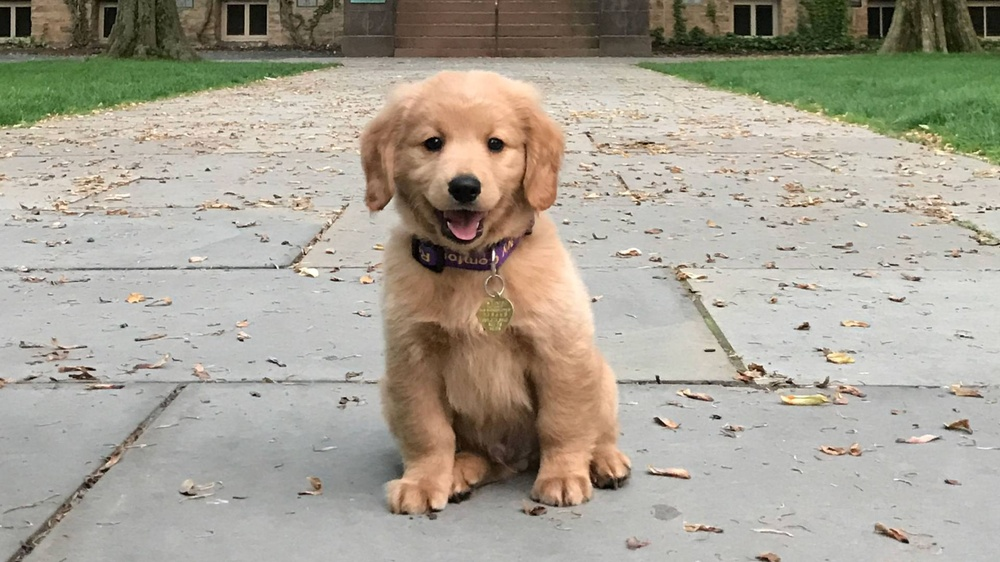
#> input picture Ex1/testImg1.jpg, 1000 x 562 px, shrunk from 1920 x 1080 before the run
$ python -i ex1_utils.py   (imports and definitions only)   (older library calls are emulated)
#> lines starting #> are read from the running program, lines starting #| are printed output that depends on the picture
#> further down, picture is the input picture: shape (562, 1000, 3); mean B, G, R 148.8, 162.3, 168.1
"""
        '########:'##::::'##::::'##:::
         ##.....::. ##::'##:::'####:::
         ##::::::::. ##'##::::.. ##:::
         ######:::::. ###::::::: ##:::
         ##...:::::: ## ##:::::: ##:::
         ##:::::::: ##:. ##::::: ##:::
         ########: ##:::. ##::'######:
        ........::..:::::..:::......::
"""
from typing import List
import matplotlib.pyplot as plt
import cv2
import numpy as np

LOAD_GRAY_SCALE = 1
LOAD_RGB = 2


# def myID() -> np.int:
#     """
#     Return my ID (not the friend's ID I copied from)
#     :return: int
#     """
#     return


# [32 lines left out: functions imReadAndConvert, imDisplay, not called in this run]


def transformRGB2YIQ(imgRGB: np.ndarray) -> np.ndarray:
    """
    Converts an RGB image to YIQ color space
    :param imgRGB: An Image in RGB
    :return: A YIQ in image color space
    """
    matrix_rgb = matrix()  # get matrix

    yiq = np.dot(imgRGB, matrix_rgb.T.copy())  # multiplication
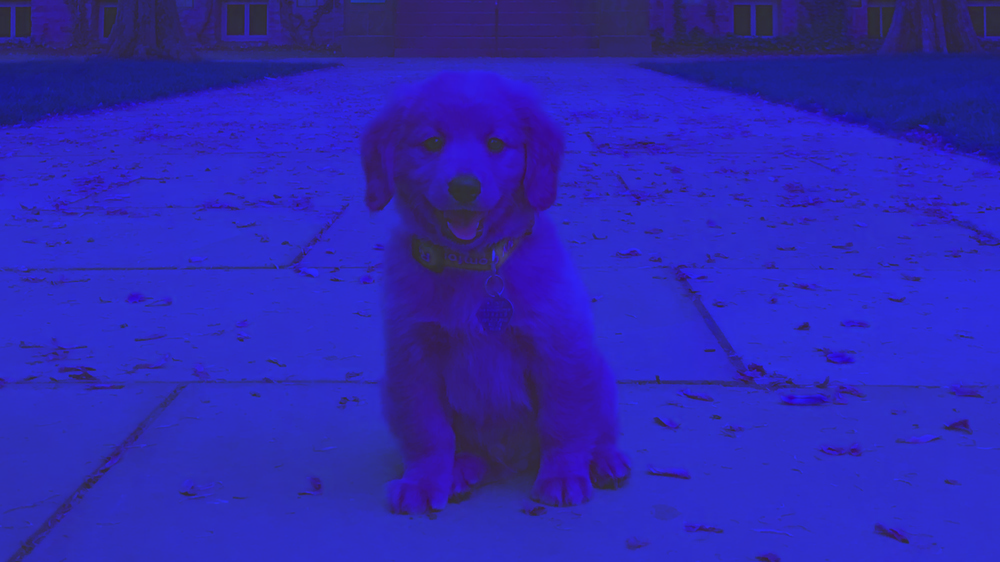
#> yiq: shape (562, 1000, 3) float64; mean B, G, R 158.9, -9.9, -1; drawn with min black and max white
    return yiq


def transformYIQ2RGB(imgYIQ: np.ndarray) -> np.ndarray:
    matrix_rgb = matrix()  # get matrix
    matrix_yiq = np.linalg.inv(matrix_rgb)  # reverse matrix
    rgb = np.dot(imgYIQ, matrix_yiq.T.copy())  # multiplication
    return rgb


def hsitogramEqualize(imgOrig: np.ndarray) -> (np.ndarray, np.ndarray, np.ndarray):
    """
        Equalizes the histogram of an image
        :param imgOrig: Original Histogram
        :ret
    """
    flagRGB = False

    if len(imgOrig.shape) == 3:  # if RGB image
        flagRGB = True
        yiqIm = transformRGB2YIQ(imgOrig)  # Convert from RGB to YIQ
        imgOrig = yiqIm[:, :, 0]  # take the Y channel
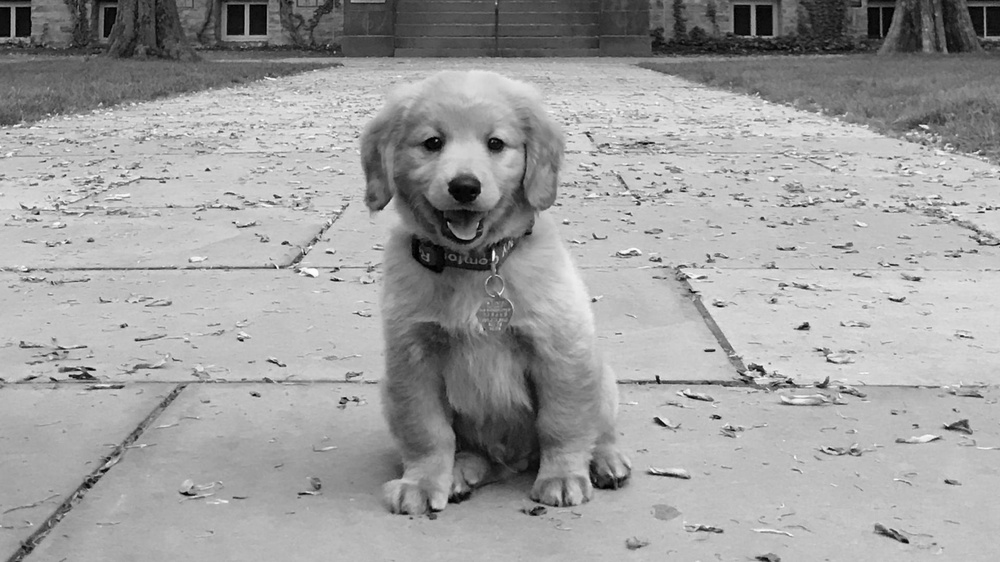
#> imgOrig: shape (562, 1000) float64; min 0, max 254, mean 158.9

    imgOrig = cv2.normalize(imgOrig, None, 0, 255, cv2.NORM_MINMAX)  # normalize
    imgOrig = imgOrig.astype('uint8')  # make sure all pixels are integers

    histOrg = np.histogram(imgOrig.flatten(), bins=256)[0]  # take the hist from the histogram function
#> histOrg = 256 values, max 13873 at index 194, min 1 at index 255, mean 2195.3
    cs = np.cumsum(histOrg)  # calculate cumsum on the hist
#> cs = 256 values from 53 to 562000

    imgEQ = cs[imgOrig]  # the new img
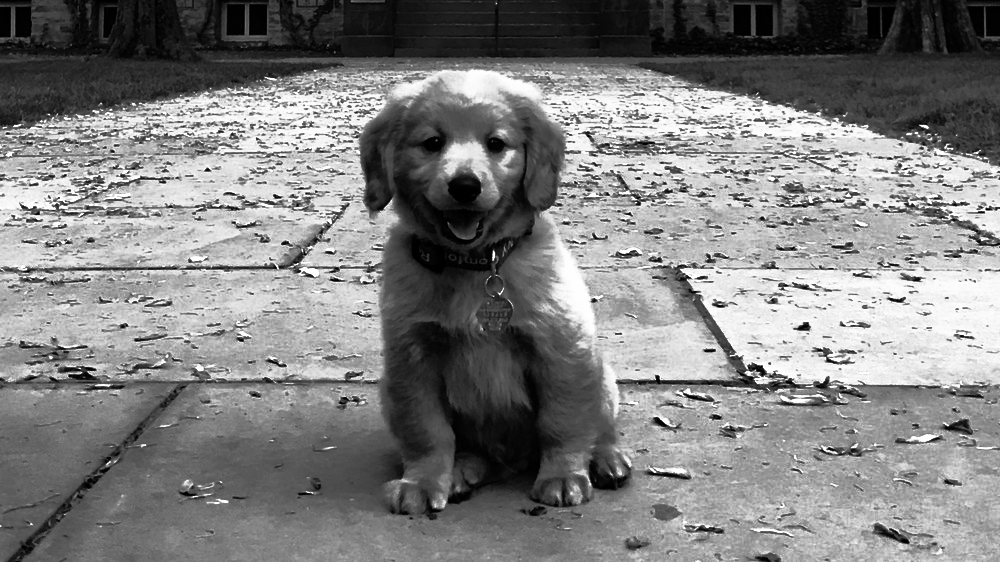
#> imgEQ: shape (562, 1000) int64; min 53, max 562000, mean 283754.5; drawn with min black and max white
    imgEQ = cv2.normalize(imgEQ, None, 0, 255, cv2.NORM_MINMAX)  # normalize
    imgEQ = imgEQ.astype('uint8')  # make sure all pixels are integers

    histEQ = np.histogram(imgEQ.flatten(), bins=256)[0]  # get the hist of the new img
#> histEQ = 256 values, max 13873 at index 181, min 0 at index 47, mean 2195.3

    if flagRGB:
        yiqIm[:, :, 0] = imgEQ / 255  # normalize
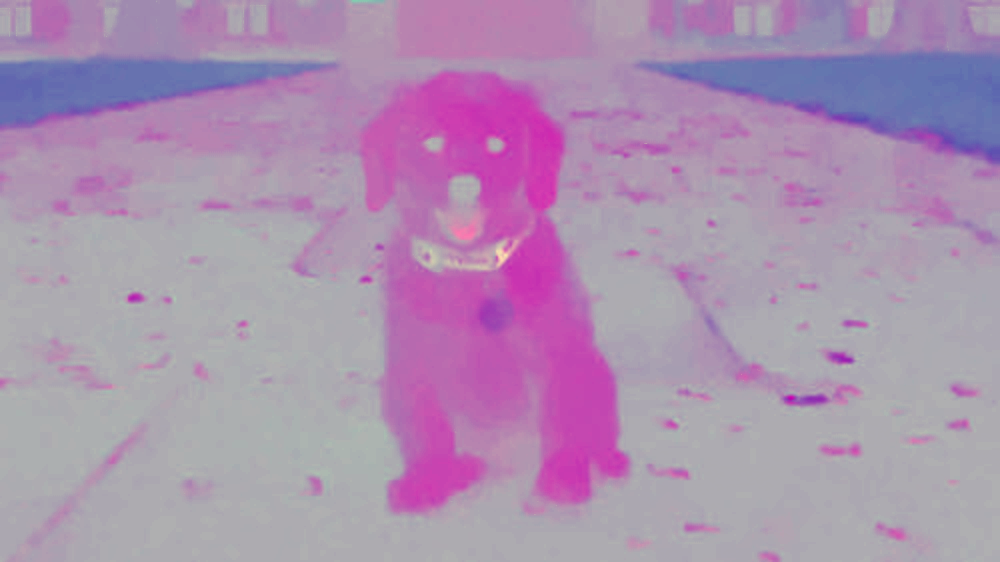
#> yiqIm: shape (562, 1000, 3) float64; mean B, G, R 0.5, -9.9, -1; drawn with min black and max white
        imgEQ = transformYIQ2RGB(yiqIm)  # Convert from YIQ to RGB
#> in transformYIQ2RGB, `rgb = np.dot(imgYIQ, matrix_yiq.T.copy())`:
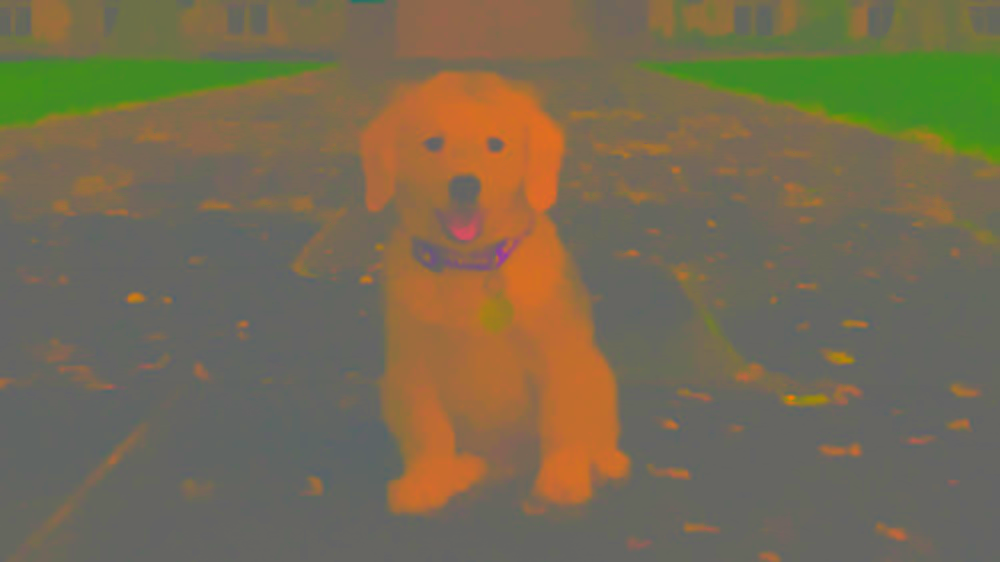
#> rgb: shape (562, 1000, 3) float64; mean B, G, R -9.6, 3.9, 9.7; drawn with min black and max white

    return imgEQ, histOrg, histEQ


# [64 lines left out: function quantizeImage, not called in this run]


def matrix() -> np.ndarray:
    """

    :return: matrix for formula: yiq = matrix * rgb
    """
    matrix_rgb = np.array([[0.299, 0.587, 0.114],
                           [0.596, -0.275, -0.321],
                           [0.212, -0.523, 0.311]])
    return matrix_rgb


# [10 lines left out: function change_position_boundary, not called in this run]

>>> import cv2
>>> picture = cv2.imread('testImg1.jpg')
>>> result = hsitogramEqualize(picture)
